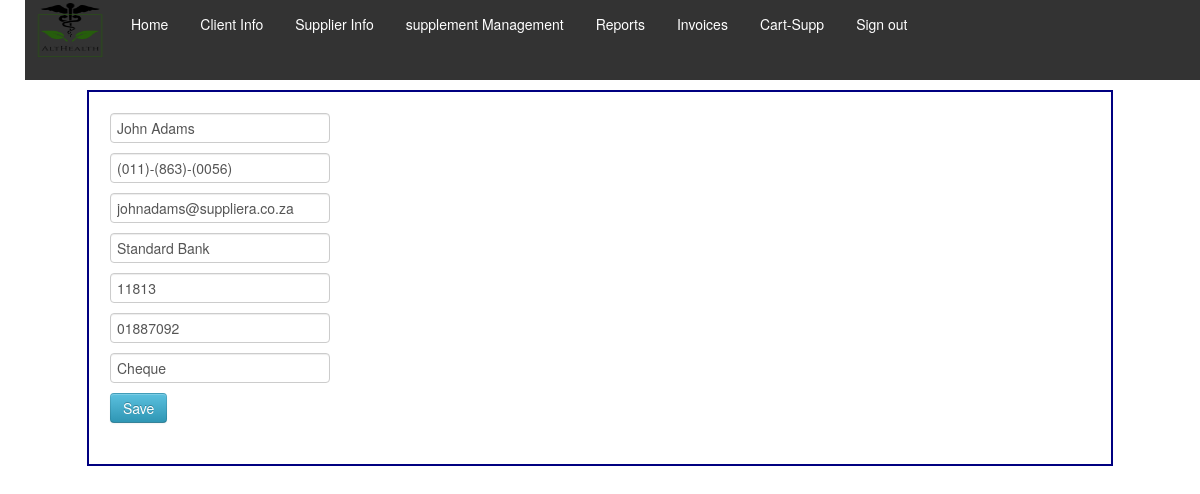
Page /supplier_update.php?update_id=SUPPLIER A on the committed database.
### tables this page shows
CREATE TABLE `tblsupplier` (
  `Supplier_ID` varchar(15) NOT NULL,
  `Contact_Person` varchar(30) NOT NULL,
  `Supplier_Tel` varchar(30) NOT NULL,
  `Supplier_Email` varchar(50) NOT NULL,
  `Bank` varchar(30) NOT NULL,
  `Bank_code` varchar(10) NOT NULL,
  `Supplier_BankNum` varchar(30) NOT NULL,
  `Supplier_Type_Bank_Account` varchar(20) NOT NULL
);

### supplier_update.php (the view, shortened to what this page needs)
<?php include "configs.php";
 ?>
 <?php  include 'menu.inc'; ?>
 <main>
   <?php
  if(isset($_GET['update_id'])): ?>
  <?php $id = $_GET['update_id']; ?>
  <?php $query = mysqli_query($con, "SELECT * FROM tblsupplier WHERE Supplier_ID = '$id' ");
  $r = mysqli_fetch_array($query);
  $name = $r['Contact_Person'];
  $marks = $r['Supplier_Tel'];
  $email = $r['Supplier_Email'];
  $bank = $r['Bank'];
  $bankCode = $r['Bank_code'];
  $bankNum = $r['Supplier_BankNum'];
  $bankType = $r['Supplier_Type_Bank_Account'];
   ?>
    <form method="POST" action="supplier_update.php">
        <div class="form-group">
          <input type="text" name="personName" class="form-control" placeholder="Enter Name..." required="" value="<?php echo $name; ?>">
        </div>
        <div class="form-group">
          <input type="text" name="SupplierTel" class="form-control" placeholder="Enter marks..." required="" value="<?php echo $marks; ?>">
        </div>
        <div class="form-group">
          <input type="text" name="email" class="form-control" placeholder="Enter email..." required="" value="<?php echo $email; ?>">
        </div>
        <div class="form-group">
          <input type="text" name="bank" class="form-control" placeholder="Enter bank..." required="" value="<?php echo $bank; ?>">
        </div>
		 <div class="form-group">
          <input type="text" name="bankcode" class="form-control" placeholder="Enter bank..." required="" value="<?php echo $bankCode; ?>">
        </div>
		 <div class="form-group">
          <input type="text" name="bankNum" class="form-control" placeholder="Enter bank..." required="" value="<?php echo $bankNum; ?>">
        </div>
		 <div class="form-group">
          <input type="text" name="bankType" class="form-control" placeholder="Enter bank..." required="" value="<?php echo $bankType; ?>">
        </div>
        <div class="form-group">
          <input type="submit" name="update" class="btn btn-info" value="Save">
        </div>
       </form>
<?php endif; ?>
</html>
</main>

### main.css (style rules this page uses)
main { width: 980px; margin: 0 auto; padding: 1.5em; background: white; border: 2px solid navy; }

### rows in the picture
tblsupplier: personName "John Adams", SupplierTel "(011)-(863)-(0056)", email "johnadams@suppliera.co.za", bank "Standard Bank", bankcode "11813", bankNum "01887092", bankType "Cheque"
